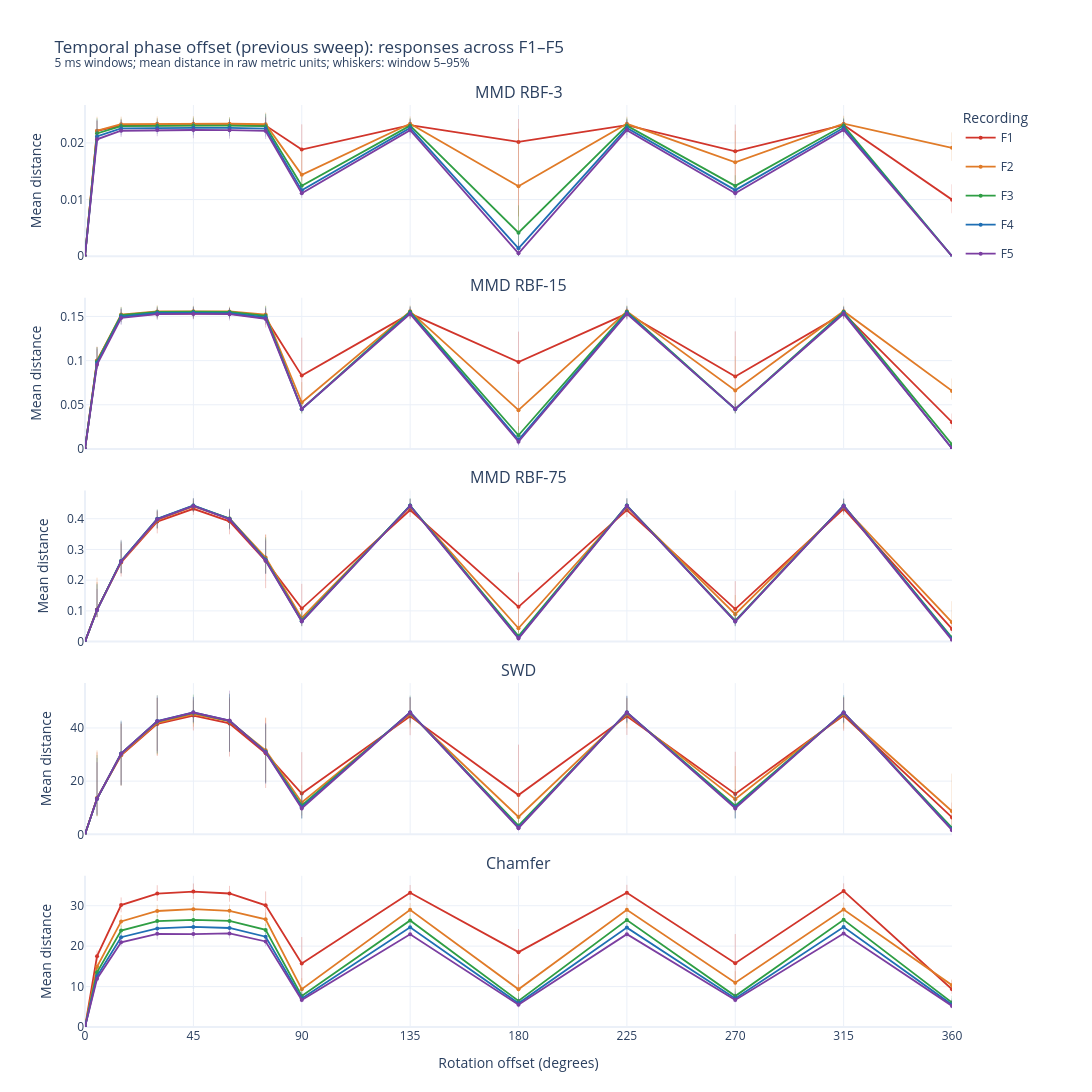

Notebook code cell kept with this figure:
### Markdown cell above
### Temporal offset — previous completed sweep

The expanded temporal evaluation was stopped on 23 September. The figure below retains the earlier complete F1–F5 sweep, not the incomplete expanded results. Temporal sampling strategy will be reconsidered separately.

### Code cell
temporal_offset_plot = temporal_offset_figure(
    perturbation_summary, show_spread=SHOW_WINDOW_SPREAD
)
show_and_save_perturbation(temporal_offset_plot, "temporal_offset")
